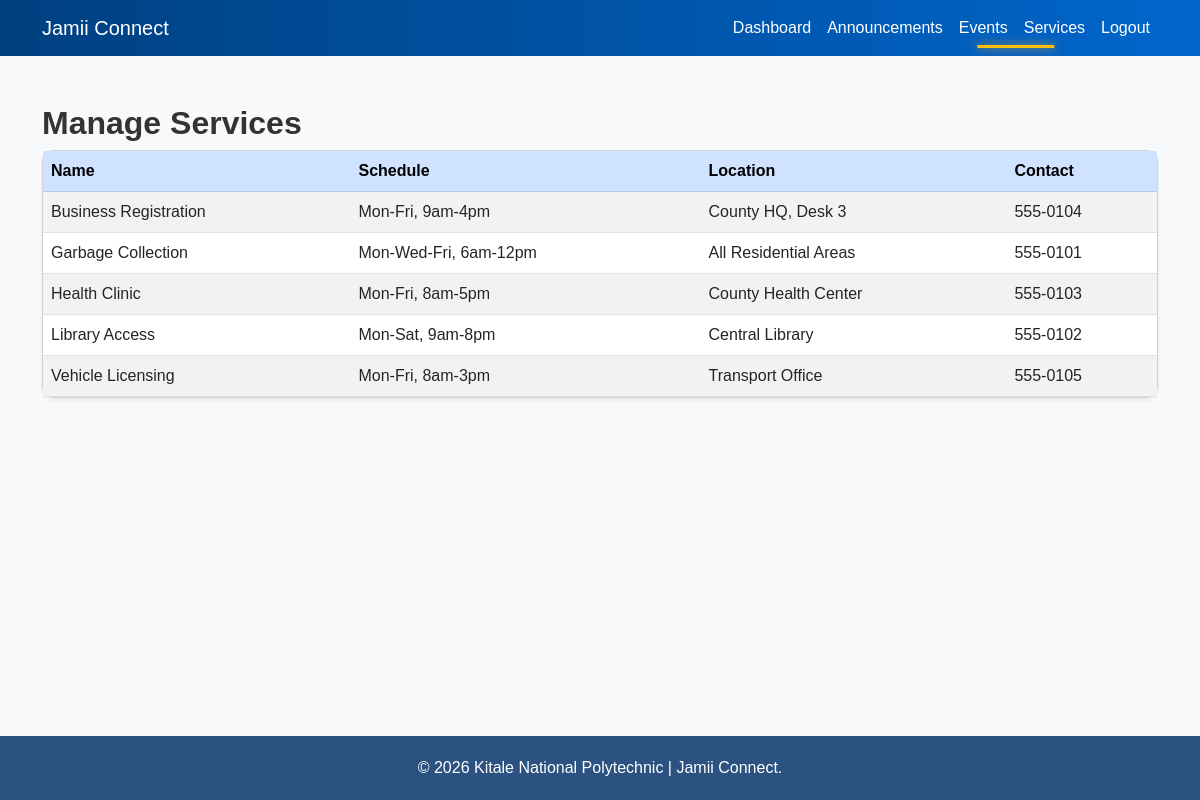
Screenshot of /services.php (signed in) with the database file from the repository.
### tables this page shows
CREATE TABLE `services` (
  `id` int(11) NOT NULL AUTO_INCREMENT,
  `name` varchar(150) NOT NULL,
  `schedule` varchar(200) DEFAULT NULL,
  `location` varchar(200) DEFAULT NULL,
  `contact` varchar(100) DEFAULT NULL,
  PRIMARY KEY (`id`)
);

### services.php (the view, shortened to what this page needs)
<?php
require_once 'db.php';
?>
<!DOCTYPE html>
<html lang="en">
<head>
    <link rel="stylesheet" href="css/bootstrap.min.css">
    <link rel="stylesheet" href="styles.css">
</head>
<body class="bg-light">
    <nav class="navbar navbar-expand-lg navbar-dark bg-primary">
      <div class="container">
        <a class="navbar-brand" href="index.php">Jamii Connect</a>
        <div class="collapse navbar-collapse" id="navbarNav">
          <ul class="navbar-nav ms-auto">
            <li class="nav-item"><a class="nav-link" href="dashboard.php">Dashboard</a></li>
            <li class="nav-item"><a class="nav-link" href="announcements.php">Announcements</a></li>
            <li class="nav-item"><a class="nav-link" href="events.php">Events</a></li>
            <li class="nav-item"><a class="nav-link active" href="services.php">Services</a></li>
            <li class="nav-item"><a class="nav-link" href="logout.php">Logout</a></li>
          </ul>
        </div>
      </div>
    </nav>
    <div class="container mt-5 flex-grow-1">
        <h2>Manage Services</h2>
        <div class="row">
            <div class="<?php echo (isset($_SESSION['role']) && $_SESSION['role'] === 'admin') ? 'col-md-8' : 'col-md-12'; ?>">
                <div class="card shadow-sm">
                    <div class="card-body p-0 table-responsive">
                        <table class="table table-striped table-hover mb-0">
                            <thead class="table-primary">
                                <tr>
                                    <th>Name</th>
                                    <th>Schedule</th>
                                    <th>Location</th>
                                    <th>Contact</th>
                                </tr>
                            </thead>
                            <tbody>
                                <?php
                                $result = $conn->query('SELECT * FROM services ORDER BY name ASC');
                                if ($result->num_rows > 0) {
                                    while ($row = $result->fetch_assoc()) {
                                        echo '<tr>';
                                        echo '<td>' . htmlspecialchars($row['name']) . '</td>';
                                        echo '<td>' . htmlspecialchars($row['schedule']) . '</td>';
                                        echo '<td>' . htmlspecialchars($row['location']) . '</td>';
                                        echo '<td>' . htmlspecialchars($row['contact']) . '</td>';
                                        echo '</tr>';
                                    }
                                } else {
                                    echo '<tr><td colspan="5" class="text-center">No services found.</td></tr>';
                                }
                                ?>
                            </tbody>
                        </table>
                    </div>
                </div>
            </div>
        </div>
    </div>
    <footer>
        <div class="container">
            <p class="mb-0">&copy; <?php echo date('Y'); ?> Kitale National Polytechnic | Jamii Connect.</p>
        </div>
    </footer>
</body>
</html>

### styles.css (style rules this page uses)
:root { --primary-color: #2c5282; --primary-hover: #1a365d; --secondary-color: #f8f9fa; --text-color: #2d3748; --accent-gold: #d69e2e; --accent-green: #38a169; --font-family: 'Roboto', 'Open Sans', 'Segoe UI', sans-serif; }
body { font-family: var(--font-family); color: var(--text-color); display: flex; flex-direction: column; min-height: 100vh; background-color: var(--secondary-color); }
h1, h2, h3, h4, h5, h6 { font-weight: 700; }
.bg-primary { background-color: var(--primary-color) !important; }
footer { background-color: var(--primary-color); color: white; text-align: center; padding: 20px 0; margin-top: auto; }
.navbar-nav .nav-link { position: relative; }
.navbar-nav .nav-link::after { content: ''; position: absolute; width: 0; height: 3px; bottom: 0; left: 50%; transform: translateX(-50%); background: linear-gradient(90deg, var(--accent-gold), var(--accent-green)); transition: width 0.3s ease, box-shadow 0.3s ease; }
.navbar-nav .nav-link:hover::after, .navbar-nav .nav-link.active::after { width: 100%; box-shadow: 0 0 10px var(--accent-gold); }
.navbar-collapse { transition: max-height 0.4s ease-in-out; }
body { font-family: 'Poppins', sans-serif; background: #f5f7fa; color: #333; }
.navbar { background: linear-gradient(90deg, #004080, #0066cc); }
.navbar .nav-link { color: #fff !important; position: relative; transition: color 0.3s ease; }
.navbar .nav-link::after { content: ''; position: absolute; bottom: 0; left: 0; width: 0%; height: 3px; background: #ffc107; transition: width 0.4s ease; }
.card { border-radius: 12px; transition: transform 0.4s ease, box-shadow 0.4s ease; }

### rows the page displays
services: name "Business Registration", schedule "Mon-Fri, 9am-4pm", location "County HQ, Desk 3", contact "555-0104"
services: name "Garbage Collection", schedule "Mon-Wed-Fri, 6am-12pm", location "All Residential Areas", contact "555-0101"
services: name "Health Clinic", schedule "Mon-Fri, 8am-5pm", location "County Health Center", contact "555-0103"
services: name "Library Access", schedule "Mon-Sat, 9am-8pm", location "Central Library", contact "555-0102"
services: name "Vehicle Licensing", schedule "Mon-Fri, 8am-3pm", location "Transport Office", contact "555-0105"
